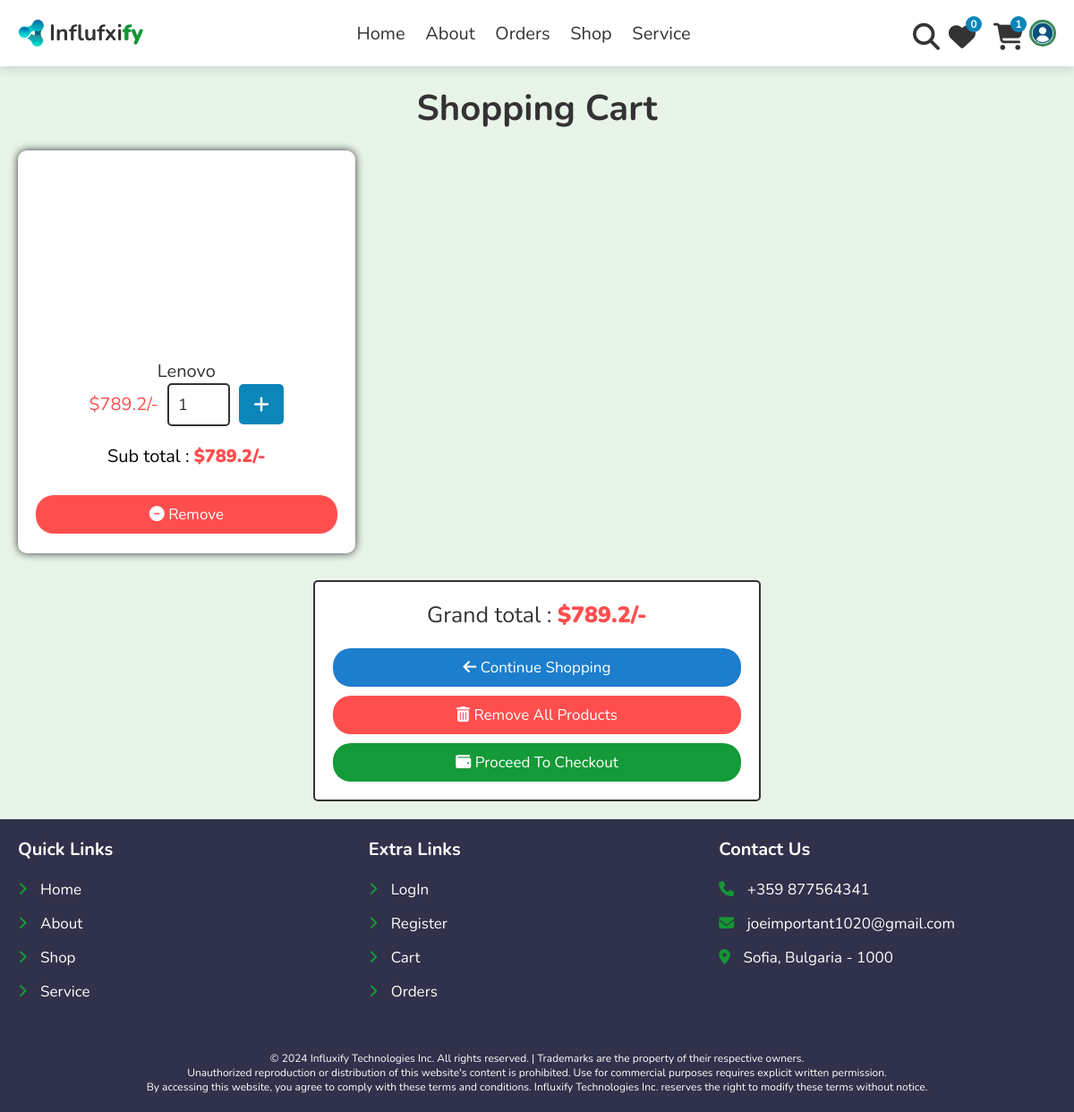
/cart.php (signed in), run on the app's committed database.
### tables this page shows
CREATE TABLE `users` (
  `id` int(100) NOT NULL AUTO_INCREMENT,
  `name` varchar(20) NOT NULL,
  `email` varchar(50) NOT NULL,
  `password` varchar(50) NOT NULL,
  `isAdmin` int(1) NOT NULL DEFAULT 0,
  `avatar` text NOT NULL DEFAULT 'default.png',
  PRIMARY KEY (`id`),
  UNIQUE KEY `unique_email` (`email`)
);

CREATE TABLE `cart` (
  `id` int(11) NOT NULL AUTO_INCREMENT,
  `user_id` int(11) NOT NULL,
  `pid` int(11) NOT NULL,
  `name` varchar(100) NOT NULL,
  `price` double(8,2) NOT NULL DEFAULT 0.00,
  `quantity` int(10) NOT NULL,
  `image` text NOT NULL,
  PRIMARY KEY (`id`)
);

### cart.php (the view, shortened to what this page needs)
<?php
include 'components/connect.php';
if (isset($_SESSION['user_id'])) {
  $user_id = $_SESSION['user_id'];
} else {
  $user_id = '';
  header('location:user_login.php');
};
?>
<!DOCTYPE html>
<html lang="en">
<head>
  <link rel="stylesheet" href="https://cdnjs.cloudflare.com/ajax/libs/font-awesome/6.1.1/css/all.min.css">
  <link rel="stylesheet" href="css/global.css">
  <link rel="stylesheet" href="css/user_style.css">
</head>
<body>
  <?php include 'components/user_header.php'; ?>
  <section class="products shopping-cart">
    <h3 class="heading">Shopping cart</h3>
    <div class="box-container">
      <?php
      $grand_total = 0;
      $select_cart = $conn->prepare("
        SELECT c.user_id, c.pid, c.name, c.price, c.quantity, p.image_01 as image
        FROM cart c
        JOIN products p ON c.pid = p.id
        WHERE user_id = ?
       ");
      $select_cart->execute([$user_id]);
      if ($select_cart->rowCount() > 0) {
        while ($fetch_cart = $select_cart->fetch(PDO::FETCH_ASSOC)) {
      ?>
          <form action="" method="post" class="box">
            <div class="name"><?= $fetch_cart['name']; ?></div>
            <div class="flex">
              <div class="price">$<?= $fetch_cart['price']; ?>/-</div>
              <input type="number" name="qty" class="qty" min="1" max="99" onkeypress="if(this.value.length == 2) return false;" value="<?= $fetch_cart['quantity']; ?>">
              <button type="submit" class="fas fa-edit fa-plus fa-2x" name="update_qty"></button>
            </div>
            <div class="sub-total"> Sub total : <span>$<?= $sub_total = ($fetch_cart['price'] * $fetch_cart['quantity']); ?>/-</span> </div>
            <button type="submit" class="delete-btn" name="delete" onclick="return confirm('Remove this product from cart?');">
              <i class="fas fa-minus-circle"></i> Remove
            </button>
          </form>
      <?php
          $grand_total += $sub_total;
        }
      } else {
        echo '<p class="empty">Your cart is empty</p>';
      }
      ?>
    </div>
    <div class="cart-total">
      <p>Grand total : <span>$<?= $grand_total; ?>/-</span></p>
      <a href="shop.php" class="option-btn">
        <i class="fas fa-arrow-left"></i> Continue shopping
      </a>
      <a href="cart.php?delete_all" class="delete-btn <?= ($grand_total > 1) ? '' : 'disabled'; ?>" onclick="return confirm('Remove all products from cart?');">
        <i class="fas fa-trash-alt"></i> Remove all products
      </a>
      <a href="checkout.php" class="btn <?= ($grand_total > 1) ? '' : 'disabled'; ?>">
        <i class="fa-solid fa-wallet"></i> Proceed to checkout
      </a>
    </div>
  </section>
  <?php include 'components/footer.php'; ?>
</body>
</html>

### components/user_header.php (shortened to what this page needs)
<header class="header">
  <section class="flex">
    <div class="logo">
      <img src="images/influxify-logo.ico" alt="logo" style="width: 30px;">
      <a href="/influxify/home.php">Influfxi<span>fy</span></a>
    </div>
    <nav class="navbar">
      <a href="home.php">Home</a>
      <a href="about.php">About</a>
      <a href="orders.php">Orders</a>
      <a href="shop.php">Shop</a>
      <a href="service.php">Service</a>
    </nav>
    <div class="icons">
      <?php
      $count_wishlist_items = $conn->prepare("SELECT * FROM `wishlist` WHERE user_id = ?");
      $count_wishlist_items->execute([$user_id]);
      $total_wishlist_counts = $count_wishlist_items->rowCount();
      $count_cart_items = $conn->prepare("SELECT * FROM `cart` WHERE user_id = ?");
      $count_cart_items->execute([$user_id]);
      $total_cart_counts = $count_cart_items->rowCount();
      $user_avatar = $conn->prepare("SELECT `avatar` FROM `users` WHERE id = ?");
      $user_avatar->execute([$user_id]);
      $avatar_result = $user_avatar->fetchColumn();
      if ($user_id && !empty($avatar_result)) {
        $user_image = $avatar_result;
      } else {
        $user_image = "default.png";
      }
      ?>
      <a href="search_page.php"><i class="fas fa-search"></i></a>
      <a href="wishlist.php" class="icon-link">
        <i class="fas fa-heart"></i>
        <sup class="sup"><?= $total_wishlist_counts; ?></sup>
      </a>
      <a href="cart.php" class="icon-link">
        <i class="fas fa-shopping-cart"></i>
        <sup class="sup"><?= $total_cart_counts; ?></sup>
      </a>
      <div id="user-btn" style="border: 3px solid #3b8a59; margin: 0; display: inline-block; width: 30px; height: 30px; border-radius: 50%; background-image: url('uploaded_img/user_avatar/<?= $user_image ?>'); background-size: cover; "></div>
    </div>
  </section>
</header>

### css/global.css (style rules this page uses)
:root { --primary: #159535; --body: #e8f4e8; --light-green: #149a38; --black: #333; --cyan-blue: #0c85b9; --gray: #605c5c; --light: #eceef2; --light-blue: #4682b4; --purple: #6f42c1; --red: #ff4e4e; --white: #fff; --border: 0.2rem solid var(--black); --border-radius: 10px; --box-shadow: 0 0.5rem 1rem rgba(0, 0, 0, 0.1); }
* { border: none; box-sizing: border-box; font-family: "Nunito", sans-serif; margin: 0; outline: none; padding: 0; text-decoration: none; scroll-behavior: smooth; transition: 200ms !important; }
html { font-size: 62.5%; overflow-x: hidden; }
body { background-color: var(--light); height: 100vh; }
.heading { font-size: 4rem; color: var(--black); margin-bottom: 2rem; text-align: center; text-transform: capitalize; }
section { padding: 2rem; min-width: 100%; margin: 0 auto; }
span { font-weight: 900; }
.header { position: sticky; top: 0; left: 0; right: 0; background-color: var(--white); box-shadow: var(--box-shadow); z-index: 1000; }
.header .flex { display: flex; flex-direction: row; flex-wrap: wrap; align-items: center; justify-content: space-between; position: relative; }
.header .flex .logo { display: flex; flex-direction: row; gap: 5px; align-items: center; font-size: 2.5rem; color: var(--black); user-select: none; }
.header .flex .logo a { color: var(--black); font-weight: 700; text-decoration: none !important; }
.header .flex .logo img { width: 30px; }
.header .flex .logo span { color: var(--primary); }
.header .flex .navbar a { margin: 0 1rem; font-size: 2rem; color: var(--black); text-decoration: none; padding: 1rem 0; height: 100%; position: relative; }
.header .flex .navbar a::after { content: ""; display: block; position: absolute; bottom: 0; left: 0; width: 0; height: 0.35rem; border-radius: var(--border-radius); background-color: var(--primary); transition: width 0.3s ease; }
.header .flex .icons { display: flex; flex-direction: row; justify-content: flex-end; align-items: center; font-size: 30px; border-radius: var(--border-radius); }
.header .flex .icons > * { width: 30px; height: 30px; margin-left: 1rem; cursor: pointer; color: var(--black); }
.btn, .delete-btn, .option-btn { display: block; width: 100%; margin-top: 1rem; border-radius: 20px 20px 20px 20px; padding: 1rem 3rem; font-size: 1.7rem; text-transform: capitalize; color: var(--white); cursor: pointer; text-align: center; transition: 300ms !important; }
.btn { background-color: var(--light-green); }
.option-btn { background-color: #1d7ecd; }
.delete-btn { background-color: var(--red); }

### data on the page
users: avatar (picture)
cart: name "Lenovo", price "789.2", qty "1"

### other printed values
$total_wishlist_counts "0"
$total_cart_counts "1"
$grand_total "789.2"
